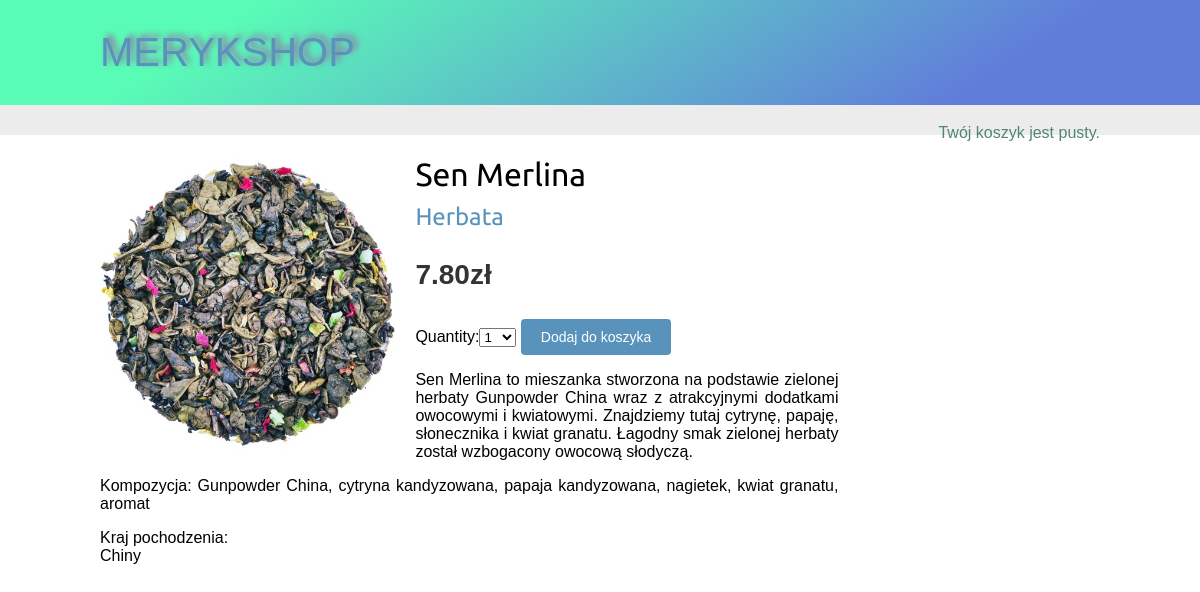
The app's page /2/sen-merlina/ with its own data.
### shop/models.py (models this page shows, shortened)
class Product(models.Model):
    category = models.ForeignKey(Category,
                                 related_name='products',
                                 on_delete=models.CASCADE)
    name = models.CharField(max_length=200, db_index=True)
    slug = models.SlugField(max_length=200, db_index=True)
    image = models.ImageField(upload_to='products/%Y/%m/%d',
                              blank=True)
    description = models.TextField(blank=True)
    price = models.DecimalField(max_digits=10, decimal_places=2)
    available = models.BooleanField(default=True)
    created = models.DateTimeField(auto_now_add=True)
    updated = models.DateTimeField(auto_now=True)
    class Meta:
        ordering = ('name',)
        index_together = (('id', 'slug'),)

class Category(models.Model):
    name = models.CharField(max_length=200,
                            db_index=True)
    slug = models.SlugField(max_length=200,
                            unique=True)
    class Meta:
        ordering = ('name',)
        verbose_name = 'category'
        verbose_name_plural = 'categories'
    def __str__(self):
        return self.name
    def get_absolute_url(self):
        return reverse('shop:product_list_by_category',
                       args=[self.slug])

### shop/views.py (the view)
# urls.py: path('<int:id>/<slug:slug>/', views.product_detail, name='product_detail'),
def product_detail(request, id, slug):
    product = get_object_or_404(Product,
                                id=id,
                                slug=slug,
                                available=True)
    cart_product_form = CartAddProductForm()
    return render(request,
                  'shop/product/detail.html',
                  {'product': product,
                   'cart_product_form': cart_product_form})

### cart/forms.py
class CartAddProductForm(forms.Form):
    quantity = forms.TypedChoiceField(
                                choices=PRODUCT_QUANTITY_CHOICES,
                                coerce=int)
    override = forms.BooleanField(required=False,
                                  initial=False,
                                  widget=forms.HiddenInput)

### cart/cart.py (called while the page is built)
    def __len__(self):
        return sum(item['quantity'] for item in self.cart.values())

### cart/context_processors.py (called while the page is built)
def cart(request):
    return {'cart': Cart(request)}

### shop/templates/shop/product/detail.html (shortened to what this page needs)
{% extends "shop/base.html" %}
{% load static %}
{% block content %}
  <div class="product-detail">
    <img src="{% if product.image %}{{ product.image.url }}{% else %}
    {% static "img/no_image.png" %}{% endif %}">
    <h1>{{ product.name }}</h1>
    <h2>
      <a href="{{ product.category.get_absolute_url }}">
        {{ product.category }}
      </a>
    </h2>
    <p class="price">{{ product.price }}zł</p>
    <form action="{% url "cart:cart_add" product.id %}" method="post">
      {{ cart_product_form }}
      <input type="submit" value="Dodaj do koszyka">
    </form>
    {{ product.description|linebreaks }}
  </div>
{% endblock %}

### shop/static/css/base.css (style rules this page uses)
body { margin:0; padding:0; font-family:helvetica, sans-serif; }
h1, h2, h3, h4, h5 , h6 { font-family: 'Ubuntu', sans-serif; font-weight:normal; }
a { text-decoration:none; color:#5993bb; }
a.button, input[type="submit"] { color:#fff; background:#5993bb; border-radius:4px; padding:10px 20px; font-size:14px; border:0; }
.product-detail { text-align:justify; }
.product-detail .price { color:#333; font-size:28px; font-weight:bold; }
.product-detail img { width:40%; float:left; padding:0 20px 20px 0; }
.product-detail h1 { margin-bottom:0; }
.product-detail h2 { margin-top:10px; }

### records on screen
Product: image (picture), name "Sen Merlina", category "Herbata", price "7.80", description "Sen Merlina to mieszanka stworzona na podstawie zielonej herbaty Gunpowder China wraz z atrakcyjnymi dodatkami owocowymi i kwiatowymi. Znajdziemy tutaj cytrynę, papaję, słonecznika i kwiat granatu. Łagodny smak zielonej herbaty został wzbogacony owocową słodyczą. Kompozycja: Gunpowder China, cytryna kandyzowana, papaja kandyzowana, nagietek, kwiat granatu, aromat Kraj pochodzenia: Chiny"
